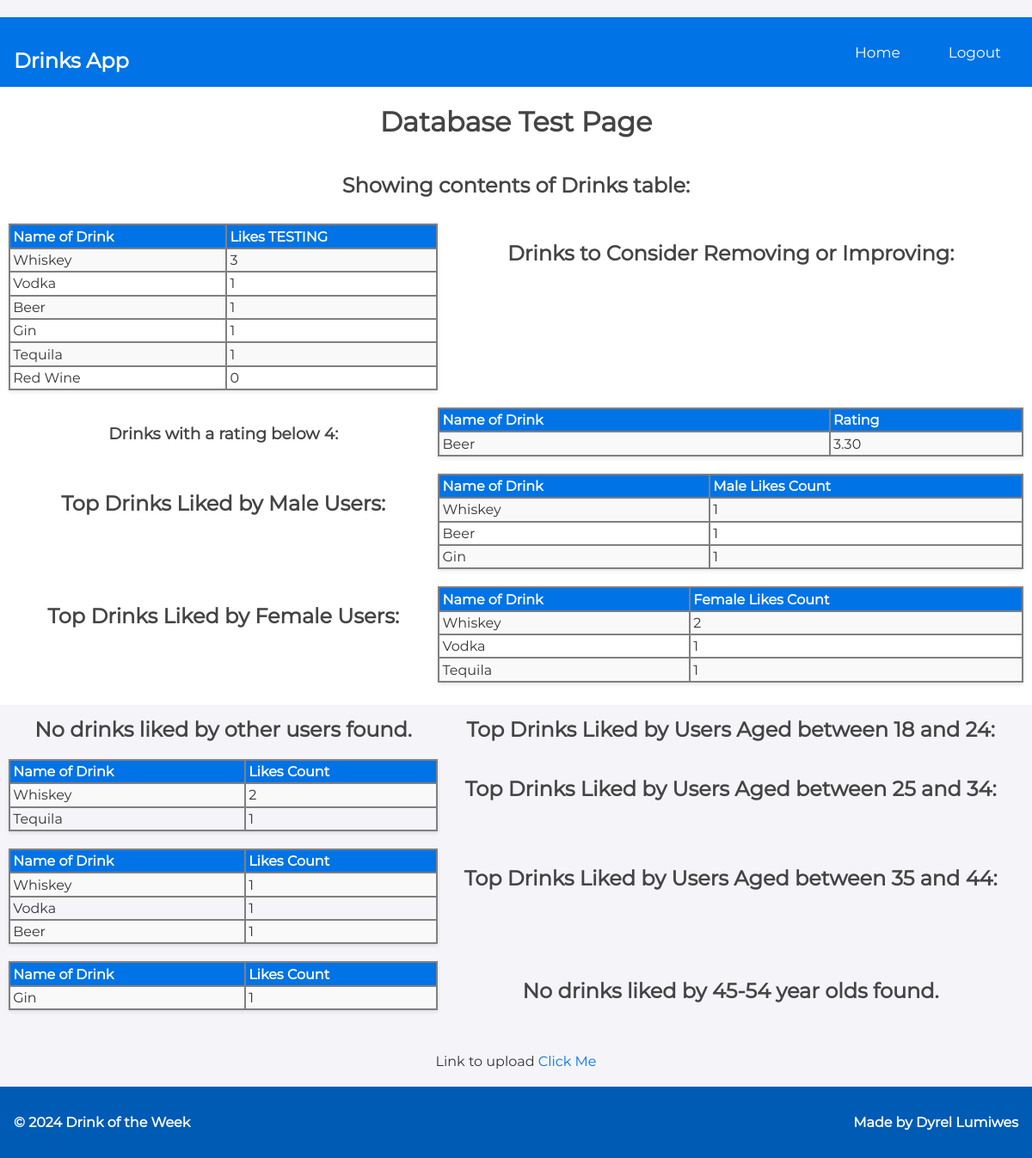
The page /admin/admin-page.php on the database its author committed.
### tables this page shows
create table Drinks (
    id int primary key auto_increment,
    name_of_drink varchar(255) NOT NULL,
    descripton varchar(255),
    price decimal(10,2),
    rating decimal(10,2),
    likes int default 0
);

### www/admin/admin-page.php (the view, shortened to what this page needs)
<!DOCTYPE HTML PUBLIC "-//IETF//DTD HTML//EN">
<html>
<head>
</head>
<body>
    <div class="container">
        <nav class="navbar">
            <div class="navbar-logo">Drinks App</div>
            <ul class="navbar-links">
                <li><a href="index.php">Home</a></li>
                <li><a href="logout.php">Logout</a></li>
            </ul>
        </nav>
        <h1>Database Test Page </h1>
        <h2>Showing contents of Drinks table:</h2>
        <div class="grid-container">
            <table border="1">
                <tr>
                    <th>Name of Drink</th>
                    <th>Likes TESTING</th>
                </tr>
                <?php
                $db_host   = '192.168.2.12';
                $db_name   = 'drinksDB';
                $db_user   = 'webuser';
                $db_passwd = 'password';
                $pdo_dsn = "mysql:host=$db_host;dbname=$db_name";
                try {
                    $pdo = new PDO($pdo_dsn, $db_user, $db_passwd);
                    $pdo->setAttribute(PDO::ATTR_ERRMODE, PDO::ERRMODE_EXCEPTION);
                    $sql = "SELECT name_of_drink, likes FROM Drinks ORDER BY likes DESC";
                    $stmt = $pdo->query($sql);
                    if ($stmt->rowCount() > 0) {
                        while ($row = $stmt->fetch()) {
                            echo "<tr>";
                            echo "<td>" . htmlspecialchars($row["name_of_drink"]) . "</td>";
                            echo "<td>" . htmlspecialchars($row["likes"]) . "</td>";
                            echo "</tr>\n";
                        }
                    } else {
                        echo "<tr><td colspan='2'>No drinks found.</td></tr>";
                    }
                    echo "</table>";
                    $threshold = 4.0;
                    $sql = "SELECT name_of_drink, rating FROM Drinks WHERE rating < :threshold";
                    $stmt = $pdo->prepare($sql);
                    $stmt->execute([':threshold' => $threshold]);
                    if ($stmt->rowCount() > 0) {
                        echo "<h2>Drinks to Consider Removing or Improving:</h2>";
                        echo "<h3>Drinks with a rating below $threshold:</h3>";
                        echo "<table border='1'><tr><th>Name of Drink</th><th>Rating</th></tr>";
                        while ($row = $stmt->fetch()) {
                            echo "<tr>";
                            echo "<td>" . htmlspecialchars($row["name_of_drink"]) . "</td>";
                            echo "<td>" . htmlspecialchars($row["rating"]) . "</td>";
                            echo "</tr>\n";
                        }
                        echo "</table>";
                    } else {
                        echo "<h2>All drinks have a rating above the threshold.</h2>";
                    }
                    $sql = "SELECT d.name_of_drink, COUNT(ul.user_id) AS male_likes_count
            FROM Drinks d
            JOIN UserLikes ul ON d.id = ul.drink_id
            JOin Users u ON ul.user_id = u.id
            WHERE u.gender = 'male'
            GROUP BY d.name_of_drink
            ORDER BY male_likes_count DESC";
                    $stmt = $pdo->query($sql);
                    if ($stmt->rowCount() > 0) {
                        echo "<h2>Top Drinks Liked by Male Users:</h2>";
                        echo "<table border='1'><tr><th>Name of Drink</th><th>Male Likes Count</th></tr>";
                        while ($row = $stmt->fetch()) {
                            echo "<tr>";
                            echo "<td>" . htmlspecialchars($row["name_of_drink"]) . "</td>";
                            echo "<td>" . htmlspecialchars($row["male_likes_count"]) . "</td>";
                            echo "</tr>\n";
                        }
                        echo "</table>";
                    } else {
                        echo "<h2>No drinks liked by male users found.</h2>";
                    }
                    $sql = "SELECT d.name_of_drink, COUNT(ul.user_id) AS female_likes_count
            FROM Drinks d
            JOIN UserLikes ul ON d.id = ul.drink_id
            JOin Users u ON ul.user_id = u.id
            WHERE u.gender = 'female'
            GROUP BY d.name_of_drink
            ORDER BY female_likes_count DESC";
                    $stmt = $pdo->query($sql);
                    if ($stmt->rowCount() > 0) {
                        echo "<h2>Top Drinks Liked by Female Users:</h2>";
                        echo "<table border='1'><tr><th>Name of Drink</th><th>Female Likes Count</th></tr>";
                        while ($row = $stmt->fetch()) {
                            echo "<tr>";
                            echo "<td>" . htmlspecialchars($row["name_of_drink"]) . "</td>";
                            echo "<td>" . htmlspecialchars($row["female_likes_count"]) . "</td>";
                            echo "</tr>\n";
                        }
                        echo "</table>";
                    } else {
                        echo "<h2>No drinks liked by female users found.</h2>";
                    }
                    $sql = "SELECT d.name_of_drink, COUNT(ul.user_id) AS other_likes_count
            FROM Drinks d
            JOIN UserLikes ul ON d.id = ul.drink_id
            JOin Users u ON ul.user_id = u.id
            WHERE u.gender = 'other'
            GROUP BY d.name_of_drink
            ORDER BY other_likes_count DESC";
                    $stmt = $pdo->query($sql);
                    if ($stmt->rowCount() > 0) {
                        echo "<h2>Top Drinks Liked by Other Users:</h2>";
                        echo "<table border='1'><tr><th>Name of Drink</th><th>Other Likes Count</th></tr>";
                        while ($row = $stmt->fetch()) {
                            echo "<tr>";
                            echo "<td>" . htmlspecialchars($row["name_of_drink"]) . "</td>";
                            echo "<td>" . htmlspecialchars($row["other_likes_count"]) . "</td>";
                            echo "</tr>\n";
                        }
                        echo "</table>";
                    } else {
                        echo "<h2>No drinks liked by other users found.</h2>";
                    }
                    $sql = "SELECT d.name_of_drink, COUNT(ul.user_id) AS 18_24_likes_count
                FROM Drinks d
                JOIN UserLikes ul ON d.id = ul.drink_id
                JOin Users u ON ul.user_id = u.id
                WHERE u.age BETWEEN 18 AND 24
                GROUP BY d.name_of_drink
                ORDER BY 18_24_likes_count DESC";
                    $stmt = $pdo->query($sql);
                    if ($stmt->rowCount() > 0) {
                        echo "<h2>Top Drinks Liked by Users Aged between 18 and 24:</h2>";
                        echo "<table border='1'><tr><th>Name of Drink</th><th>Likes Count</th></tr>";
                        while ($row = $stmt->fetch()) {
                            echo "<tr>";
                            echo "<td>" . htmlspecialchars($row["name_of_drink"]) . "</td>";
                            echo "<td>" . htmlspecialchars($row["18_24_likes_count"]) . "</td>";
                            echo "</tr>\n";
                        }
                        echo "</table>";
                    } else {
                        echo "<h2>No drinks liked by 18-24 year olds found.</h2>";
                    }
                    $sql = "SELECT d.name_of_drink, COUNT(ul.user_id) AS 25_34_likes_count
                FROM Drinks d
                JOIN UserLikes ul ON d.id = ul.drink_id
                JOin Users u ON ul.user_id = u.id
                WHERE u.age BETWEEN 25 AND 34
                GROUP BY d.name_of_drink
                ORDER BY 25_34_likes_count DESC";
                    $stmt = $pdo->query($sql);
                    if ($stmt->rowCount() > 0) {
                        echo "<h2>Top Drinks Liked by Users Aged between 25 and 34:</h2>";
                        echo "<table border='1'><tr><th>Name of Drink</th><th>Likes Count</th></tr>";
                        while ($row = $stmt->fetch()) {
                            echo "<tr>";
                            echo "<td>" . htmlspecialchars($row["name_of_drink"]) . "</td>";
                            echo "<td>" . htmlspecialchars($row["25_34_likes_count"]) . "</td>";
                            echo "</tr>\n";
                        }
                        echo "</table>";
                    } else {
                        echo "<h2>No drinks liked by 25-34 year olds found.</h2>";
                    }
                    $sql = "SELECT d.name_of_drink, COUNT(ul.user_id) AS 35_44_likes_count
                FROM Drinks d
                JOIN UserLikes ul ON d.id = ul.drink_id
                JOin Users u ON ul.user_id = u.id
                WHERE u.age BETWEEN 35 AND 44
                GROUP BY d.name_of_drink
                ORDER BY 35_44_likes_count DESC";
                    $stmt = $pdo->query($sql);
                    if ($stmt->rowCount() > 0) {
                        echo "<h2>Top Drinks Liked by Users Aged between 35 and 44:</h2>";
                        echo "<table border='1'><tr><th>Name of Drink</th><th>Likes Count</th></tr>";
                        while ($row = $stmt->fetch()) {
                            echo "<tr>";
                            echo "<td>" . htmlspecialchars($row["name_of_drink"]) . "</td>";
                            echo "<td>" . htmlspecialchars($row["35_44_likes_count"]) . "</td>";
                            echo "</tr>\n";
                        }
                        echo "</table>";
                    } else {
                        echo "<h2>No drinks liked by 35-44 year olds found.</h2>";
                    }
                    $sql = "SELECT d.name_of_drink, COUNT(ul.user_id) AS 45_54_likes_count
                    FROM Drinks d
                    JOIN UserLikes ul ON d.id = ul.drink_id
                    JOin Users u ON ul.user_id = u.id
                    WHERE u.age BETWEEN 45 AND 54
                    GROUP BY d.name_of_drink
                    ORDER BY 45_54_likes_count DESC";
                    $stmt = $pdo->query($sql);
                    if ($stmt->rowCount() > 0) {
                        echo "<h2>Top Drinks Liked by Users Aged between 45 and 54:</h2>";
                        echo "<table border='1'><tr><th>Name of Drink</th><th>Likes Count</th></tr>";
                        while ($row = $stmt->fetch()) {
                            echo "<tr>";
                            echo "<td>" . htmlspecialchars($row["name_of_drink"]) . "</td>";
                            echo "<td>" . htmlspecialchars($row["45_54_likes_count"]) . "</td>";
                            echo "</tr>\n";
                        }
                        echo "</table>";
                    } else {
                        echo "<h2>No drinks liked by 45-54 year olds found.</h2>";
                    }
                } catch (PDOException $e) {
                    echo "<p>Database error: " . htmlspecialchars($e->getMessage()) . "</p>";
                }
                ?>
        </div>
        <div>
            <p> Link to upload <a href="upload-page.php"> Click Me </a></p>
        </div>
        <div class="footer">
            <p> &copy; 2024 Drink of the Week </p>
            <p> Made by Dyrel Lumiwes </p>
        </div>
    </div>
</body>
</html>

### rows shown on the page
drinks: name_of_drink "Whiskey", likes "3"
drinks: name_of_drink "Vodka", likes "1"
drinks: name_of_drink "Beer", likes "1", rating "3.30"
drinks: name_of_drink "Gin", likes "1"
drinks: name_of_drink "Tequila", likes "1"
drinks: name_of_drink "Red Wine", likes "0"

### other values the page prints
$threshold "4"
$row["name_of_drink"] "Whiskey"
$row["male_likes_count"] "1"
$row["name_of_drink"] "Beer"
$row["name_of_drink"] "Gin"
$row["female_likes_count"] "2"
$row["name_of_drink"] "Vodka"
$row["female_likes_count"] "1"
$row["name_of_drink"] "Tequila"
$row["18_24_likes_count"] "2"
$row["18_24_likes_count"] "1"
$row["25_34_likes_count"] "1"
$row["35_44_likes_count"] "1"
